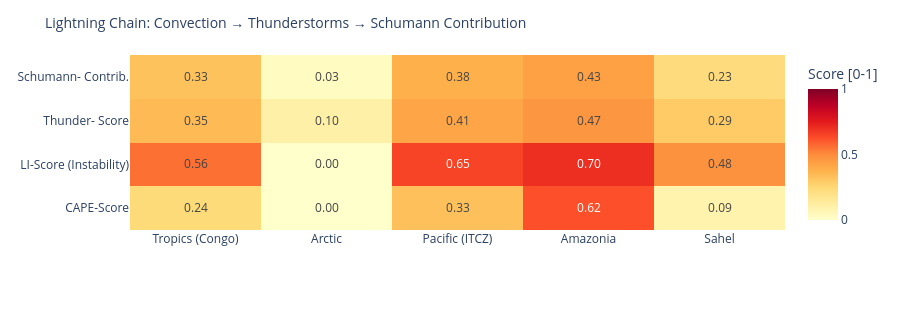

The notebook cell saved with this chart:
### Code cell
# ============================================================
# LIGHTNING CHAIN: Convection → Thunderstorms → Schumann
# Shows the causal chain per measurement point as heatmap
# ============================================================

def cape_score(v):
    """CAPE → normalized score [0,1]"""
    if v is None or pd.isna(v): return 0.0
    return min(1.0, float(v) / 3000)

def li_score(v):
    """Lifted Index: negative = unstable → score [0,1]"""
    if v is None or pd.isna(v): return 0.3
    return min(1.0, max(0.0, (-float(v) + 6) / 12))

def cloud_score(v):
    if v is None or pd.isna(v): return 0.3
    return float(v) / 100

def thunder_score(row):
    """Kombinierter Gewitterwahrscheinlichkeits-Score
    CAPE + LI + Bedeckung + WMO-Gewitter + konvektiver Niederschlag (showers)
    Hinweis: X-Ray und Kp sind kein Bestandteil – nur geomagn./solarer Kontext.
    """
    cs = cape_score(row.get('cape'))
    ls = li_score(row.get('li'))
    cl = cloud_score(row.get('cloud'))
    t  = 1.0 if row.get('thunderstorm') else 0.0
    # Convective precipitation (showers) as additional indicator
    sh = min(1.0, (row.get('showers') or 0) / 5.0)
    return round(cs * 0.30 + ls * 0.25 + cl * 0.15 + t * 0.20 + sh * 0.10, 3)

def schumann_contribution(t_score, lat):
    """Schumann contribution: higher in tropics (±30°), scaled by thunderstorm score"""
    lat_weight = max(0.3, 1.0 - abs(lat) / 60)
    return round(t_score * lat_weight, 3)

df_atm['cape_score']   = df_atm.apply(lambda r: cape_score(r['cape']), axis=1)
df_atm['li_score']     = df_atm.apply(lambda r: li_score(r['li']),    axis=1)
df_atm['thunder_score']= df_atm.apply(lambda r: thunder_score(r.to_dict()), axis=1)
df_atm['schumann_contribution'] = df_atm.apply(
    lambda r: schumann_contribution(r['thunder_score'], r['lat']), axis=1)

metrics = ['cape_score', 'li_score', 'thunder_score', 'schumann_contribution']
labels  = ['CAPE-Score', 'LI-Score\n(Instability)', 'Thunder-\nScore', 'Schumann-\nContrib.']
z_data  = [df_atm[m].tolist() for m in metrics]

fig = go.Figure(go.Heatmap(
    z=z_data,
    x=df_atm['point'].tolist(),
    y=labels,
    colorscale='YlOrRd',
    zmin=0, zmax=1,
    text=[[f'{v:.2f}' for v in row] for row in z_data],
    texttemplate='%{text}', textfont=dict(size=12),
    colorbar=dict(title='Score [0-1]')
))
fig.update_layout(
    title=dict(text='Lightning Chain: Convection → Thunderstorms → Schumann Contribution', font=dict(size=14)),
    height=310,
    plot_bgcolor='rgba(0,0,0,0)', paper_bgcolor='rgba(0,0,0,0)',
    margin=dict(l=130, r=80, t=55, b=80)
)
fig.show()

### Figure 1 — Plotly figure (JSON) as saved in the notebook; plotly's stock layout.template omitted (floating-point values rounded to 4 significant figures)
{"data": [{"colorbar": {"title": {"text": "Score [0-1]"}}, "colorscale": [[0.0, "rgb(255,255,204)"], [0.125, "rgb(255,237,160)"], [0.25, "rgb(254,217,118)"], [0.375, "rgb(254,178,76)"], [0.5, "rgb(253,141,60)"], [0.625, "rgb(252,78,42)"], [0.75, "rgb(227,26,28)"], [0.875, "rgb(189,0,38)"], [1.0, "rgb(128,0,38)"]], "text": [["0.24", "0.00", "0.33", "0.62", "0.09"], ["0.56", "0.00", "0.65", "0.70", "0.48"], ["0.35", "0.10", "0.41", "0.47", "0.29"], ["0.33", "0.03", "0.38", "0.43", "0.23"]], "textfont": {"size": 12}, "texttemplate": "%{text}", "type": "heatmap", "x": ["Tropics (Congo)", "Arctic", "Pacific (ITCZ)", "Amazonia", "Sahel"], "y": ["CAPE-Score", "LI-Score\n(Instability)", "Thunder-\nScore", "Schumann-\nContrib."], "z": [[0.24, 0.0, 0.33, 0.6233, 0.08667], [0.5583, 0.0, 0.65, 0.7, 0.4833], [0.348, 0.102, 0.415, 0.47, 0.294], [0.325, 0.031, 0.38, 0.431, 0.23]], "zmax": 1, "zmin": 0}], "layout": {"height": 310, "margin": {"b": 80, "l": 130, "r": 80, "t": 55}, "paper_bgcolor": "rgba(0,0,0,0)", "plot_bgcolor": "rgba(0,0,0,0)", "title": {"font": {"size": 14}, "text": "Lightning Chain: Convection → Thunderstorms → Schumann Contribution"}}}
